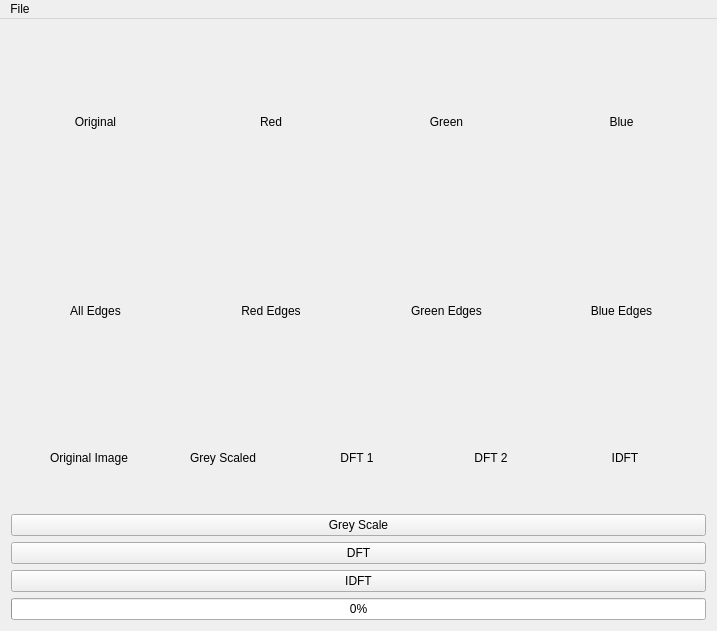
<?xml version="1.0" encoding="UTF-8"?>
<ui version="4.0">
 <class>MainWindow</class>
 <widget class="QMainWindow" name="MainWindow">
  <property name="geometry">
   <rect>
    <x>0</x>
    <y>0</y>
    <width>717</width>
    <height>631</height>
   </rect>
  </property>
  <property name="windowTitle">
   <string>MainWindow</string>
  </property>
  <widget class="QWidget" name="centralWidget">
   <layout class="QVBoxLayout" name="verticalLayout">
    <item>
     <layout class="QHBoxLayout" name="horizontalLayout">
      <item>
       <widget class="QLabel" name="Picture_Box">
        <property name="minimumSize">
         <size>
          <width>128</width>
          <height>128</height>
         </size>
        </property>
        <property name="maximumSize">
         <size>
          <width>1024</width>
          <height>1024</height>
         </size>
        </property>
        <property name="frameShape">
         <enum>QFrame::NoFrame</enum>
        </property>
        <property name="frameShadow">
         <enum>QFrame::Plain</enum>
        </property>
        <property name="text">
         <string>Original</string>
        </property>
        <property name="scaledContents">
         <bool>true</bool>
        </property>
        <property name="alignment">
         <set>Qt::AlignCenter</set>
        </property>
       </widget>
      </item>
      <item>
       <widget class="QLabel" name="Red_Image">
        <property name="minimumSize">
         <size>
          <width>128</width>
          <height>128</height>
         </size>
        </property>
        <property name="maximumSize">
         <size>
          <width>1024</width>
          <height>1024</height>
         </size>
        </property>
        <property name="frameShape">
         <enum>QFrame::NoFrame</enum>
        </property>
        <property name="frameShadow">
         <enum>QFrame::Plain</enum>
        </property>
        <property name="lineWidth">
         <number>1</number>
        </property>
        <property name="text">
         <string>Red</string>
        </property>
        <property name="scaledContents">
         <bool>true</bool>
        </property>
        <property name="alignment">
         <set>Qt::AlignCenter</set>
        </property>
       </widget>
      </item>
      <item>
       <widget class="QLabel" name="Green_Image">
        <property name="minimumSize">
         <size>
          <width>128</width>
          <height>128</height>
         </size>
        </property>
        <property name="maximumSize">
         <size>
          <width>1024</width>
          <height>1024</height>
         </size>
        </property>
        <property name="frameShape">
         <enum>QFrame::NoFrame</enum>
        </property>
        <property name="frameShadow">
         <enum>QFrame::Sunken</enum>
        </property>
        <property name="text">
         <string>Green</string>
        </property>
        <property name="scaledContents">
         <bool>true</bool>
        </property>
        <property name="alignment">
         <set>Qt::AlignCenter</set>
        </property>
       </widget>
      </item>
      <item>
       <widget class="QLabel" name="Blue_Image">
        <property name="minimumSize">
         <size>
          <width>128</width>
          <height>128</height>
         </size>
        </property>
        <property name="maximumSize">
         <size>
          <width>1024</width>
          <height>1024</height>
         </size>
        </property>
        <property name="frameShape">
         <enum>QFrame::NoFrame</enum>
        </property>
        <property name="frameShadow">
         <enum>QFrame::Sunken</enum>
        </property>
        <property name="text">
         <string>Blue</string>
        </property>
        <property name="scaledContents">
         <bool>true</bool>
        </property>
        <property name="alignment">
         <set>Qt::AlignCenter</set>
        </property>
       </widget>
      </item>
     </layout>
    </item>
    <item>
     <layout class="QHBoxLayout" name="horizontalLayout_2">
      <item>
       <widget class="QLabel" name="Edges">
        <property name="minimumSize">
         <size>
          <width>128</width>
          <height>128</height>
         </size>
        </property>
        <property name="maximumSize">
         <size>
          <width>1024</width>
          <height>1024</height>
         </size>
        </property>
        <property name="frameShape">
         <enum>QFrame::NoFrame</enum>
        </property>
        <property name="frameShadow">
         <enum>QFrame::Sunken</enum>
        </property>
        <property name="text">
         <string>All Edges</string>
        </property>
        <property name="scaledContents">
         <bool>true</bool>
        </property>
        <property name="alignment">
         <set>Qt::AlignCenter</set>
        </property>
       </widget>
      </item>
      <item>
       <widget class="QLabel" name="Red_Edges">
        <property name="minimumSize">
         <size>
          <width>128</width>
          <height>128</height>
         </size>
        </property>
        <property name="maximumSize">
         <size>
          <width>1024</width>
          <height>1024</height>
         </size>
        </property>
        <property name="frameShape">
         <enum>QFrame::NoFrame</enum>
        </property>
        <property name="frameShadow">
         <enum>QFrame::Sunken</enum>
        </property>
        <property name="text">
         <string>Red Edges</string>
        </property>
        <property name="scaledContents">
         <bool>true</bool>
        </property>
        <property name="alignment">
         <set>Qt::AlignCenter</set>
        </property>
       </widget>
      </item>
      <item>
       <widget class="QLabel" name="Green_Edges">
        <property name="minimumSize">
         <size>
          <width>128</width>
          <height>128</height>
         </size>
        </property>
        <property name="maximumSize">
         <size>
          <width>1024</width>
          <height>1024</height>
         </size>
        </property>
        <property name="frameShape">
         <enum>QFrame::NoFrame</enum>
        </property>
        <property name="frameShadow">
         <enum>QFrame::Sunken</enum>
        </property>
        <property name="text">
         <string>Green Edges</string>
        </property>
        <property name="scaledContents">
         <bool>true</bool>
        </property>
        <property name="alignment">
         <set>Qt::AlignCenter</set>
        </property>
       </widget>
      </item>
      <item>
       <widget class="QLabel" name="Blue_Edges">
        <property name="minimumSize">
         <size>
          <width>128</width>
          <height>128</height>
         </size>
        </property>
        <property name="maximumSize">
         <size>
          <width>1024</width>
          <height>1024</height>
         </size>
        </property>
        <property name="frameShape">
         <enum>QFrame::NoFrame</enum>
        </property>
        <property name="frameShadow">
         <enum>QFrame::Sunken</enum>
        </property>
        <property name="text">
         <string>Blue Edges</string>
        </property>
        <property name="scaledContents">
         <bool>true</bool>
        </property>
        <property name="alignment">
         <set>Qt::AlignCenter</set>
        </property>
       </widget>
      </item>
     </layout>
    </item>
    <item>
     <layout class="QHBoxLayout" name="horizontalLayout_3">
      <item>
       <widget class="QLabel" name="label_10">
        <property name="enabled">
         <bool>true</bool>
        </property>
        <property name="minimumSize">
         <size>
          <width>100</width>
          <height>100</height>
         </size>
        </property>
        <property name="maximumSize">
         <size>
          <width>100</width>
          <height>100</height>
         </size>
        </property>
        <property name="frameShadow">
         <enum>QFrame::Sunken</enum>
        </property>
        <property name="text">
         <string>Original Image</string>
        </property>
        <property name="scaledContents">
         <bool>true</bool>
        </property>
        <property name="alignment">
         <set>Qt::AlignCenter</set>
        </property>
       </widget>
      </item>
      <item>
       <widget class="QLabel" name="label_9">
        <property name="minimumSize">
         <size>
          <width>100</width>
          <height>100</height>
         </size>
        </property>
        <property name="maximumSize">
         <size>
          <width>100</width>
          <height>100</height>
         </size>
        </property>
        <property name="text">
         <string>Grey Scaled</string>
        </property>
        <property name="scaledContents">
         <bool>true</bool>
        </property>
        <property name="alignment">
         <set>Qt::AlignCenter</set>
        </property>
       </widget>
      </item>
      <item>
       <widget class="QLabel" name="label_11">
        <property name="minimumSize">
         <size>
          <width>50</width>
          <height>50</height>
         </size>
        </property>
        <property name="maximumSize">
         <size>
          <width>100</width>
          <height>100</height>
         </size>
        </property>
        <property name="text">
         <string>DFT 1</string>
        </property>
        <property name="scaledContents">
         <bool>true</bool>
        </property>
        <property name="alignment">
         <set>Qt::AlignCenter</set>
        </property>
       </widget>
      </item>
      <item>
       <widget class="QLabel" name="label_12">
        <property name="minimumSize">
         <size>
          <width>100</width>
          <height>100</height>
         </size>
        </property>
        <property name="maximumSize">
         <size>
          <width>100</width>
          <height>100</height>
         </size>
        </property>
        <property name="text">
         <string>DFT 2</string>
        </property>
        <property name="scaledContents">
         <bool>true</bool>
        </property>
        <property name="alignment">
         <set>Qt::AlignCenter</set>
        </property>
       </widget>
      </item>
      <item>
       <widget class="QLabel" name="label_13">
        <property name="minimumSize">
         <size>
          <width>100</width>
          <height>100</height>
         </size>
        </property>
        <property name="maximumSize">
         <size>
          <width>100</width>
          <height>100</height>
         </size>
        </property>
        <property name="sizeIncrement">
         <size>
          <width>0</width>
          <height>0</height>
         </size>
        </property>
        <property name="baseSize">
         <size>
          <width>0</width>
          <height>0</height>
         </size>
        </property>
        <property name="text">
         <string>IDFT</string>
        </property>
        <property name="alignment">
         <set>Qt::AlignCenter</set>
        </property>
       </widget>
      </item>
     </layout>
    </item>
    <item>
     <widget class="QPushButton" name="Grey_ScaleB">
      <property name="text">
       <string>Grey Scale</string>
      </property>
     </widget>
    </item>
    <item>
     <widget class="QPushButton" name="DFT">
      <property name="text">
       <string>DFT</string>
      </property>
     </widget>
    </item>
    <item>
     <widget class="QPushButton" name="IDFT">
      <property name="text">
       <string>IDFT</string>
      </property>
     </widget>
    </item>
    <item>
     <widget class="QProgressBar" name="progressBar">
      <property name="value">
       <number>0</number>
      </property>
     </widget>
    </item>
   </layout>
  </widget>
  <widget class="QMenuBar" name="menuBar">
   <property name="geometry">
    <rect>
     <x>0</x>
     <y>0</y>
     <width>717</width>
     <height>20</height>
    </rect>
   </property>
   <widget class="QMenu" name="menuFile">
    <property name="title">
     <string>File</string>
    </property>
    <addaction name="actionOpen_file"/>
   </widget>
   <addaction name="menuFile"/>
  </widget>
  <action name="actionOpen_file">
   <property name="text">
    <string>Choose File</string>
   </property>
   <property name="shortcut">
    <string>Ctrl+O</string>
   </property>
  </action>
 </widget>
 <layoutdefault spacing="6" margin="11"/>
 <resources/>
 <connections/>
</ui>
